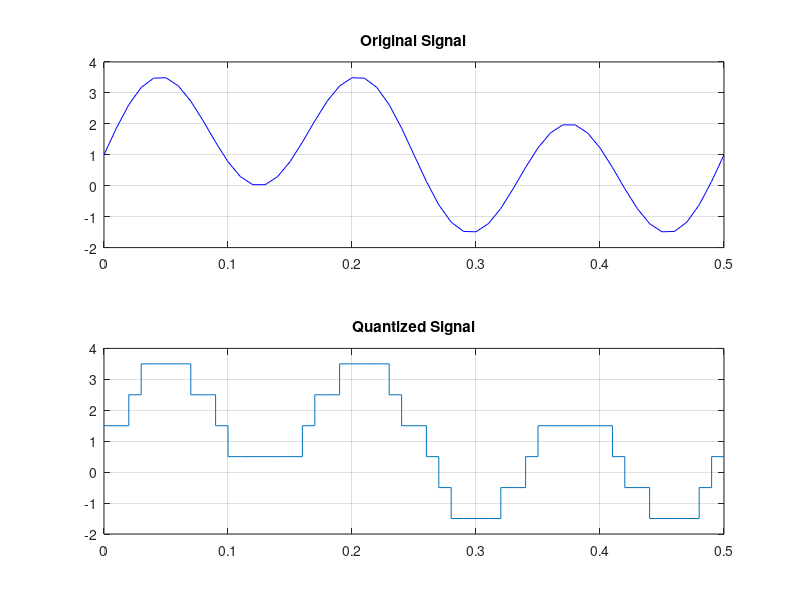

Recreate this plot in MATLAB.
clc;
clear all;
close all;

%% Continuos Time
Ts = 0.01;
Td = 0.5;
t= 0:Ts:Td;
x= 1 + sin (2*pi*2*t)+ 2*sin(2*pi*6*t);
subplot(2,1,1);
plot(t, x, 'b'); grid on; hold on;
title("Original Signal");

%% Quantizer & Encoder
yq=[]; bn=[];
for n=1:length(t)
    if x(n)>=-2 && x(n)<-1
        y=-1.5;
        b='000';
    elseif x(n)>=-1 && x(n)<0
        y=-0.5;
        b='001';
    elseif x(n)>=0 && x(n)<1
        y=0.5;
        b='010';
    elseif x(n)>=1 && x(n)<2
        y=1.5;
        b='011';
    elseif x(n)>=2 && x(n)<3
        y=2.5;
        b='100';
    elseif x(n)>=3 && x(n)<4
        y=3.5;
        b='101';
    elseif x(n)>=4 && x(n)<5
        y=4.5;
        b='110';
   
 elseif x(n)>=5 && x(n)<6
        y=5.5;
        b='111';
    end
    yq=[yq, y];
    bn=[bn, b];
end
subplot(2,1,2);
stairs(t, yq); hold on; grid on;
title("Quantized Signal");
